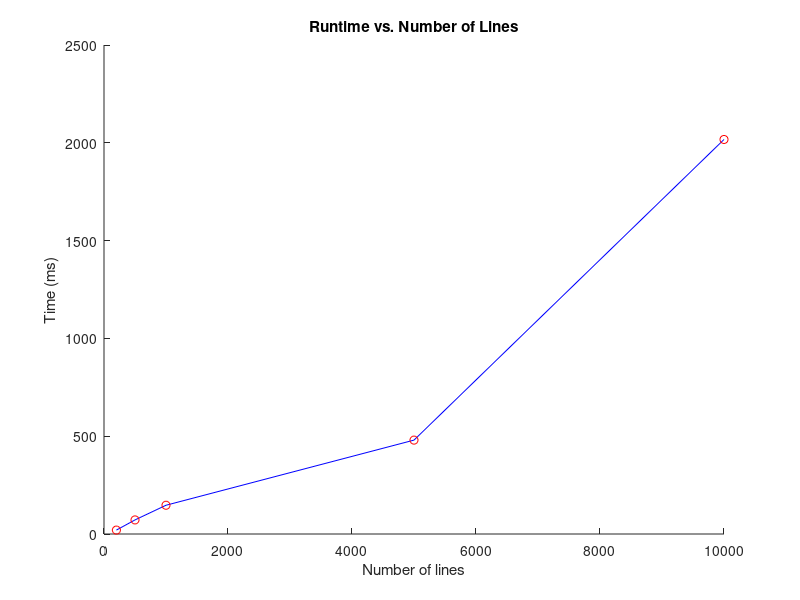

Write MATLAB code to recreate this figure.
hold on;
nLines = [200 500 1000 5000 10000];
runTime = [20 72 147 480 2017];
plot(nLines,runTime,'b-');
plot(nLines,runTime,'ro');
xlabel('Number of lines');
ylabel('Time (ms)');
title('Runtime vs. Number of Lines');
hold off;
